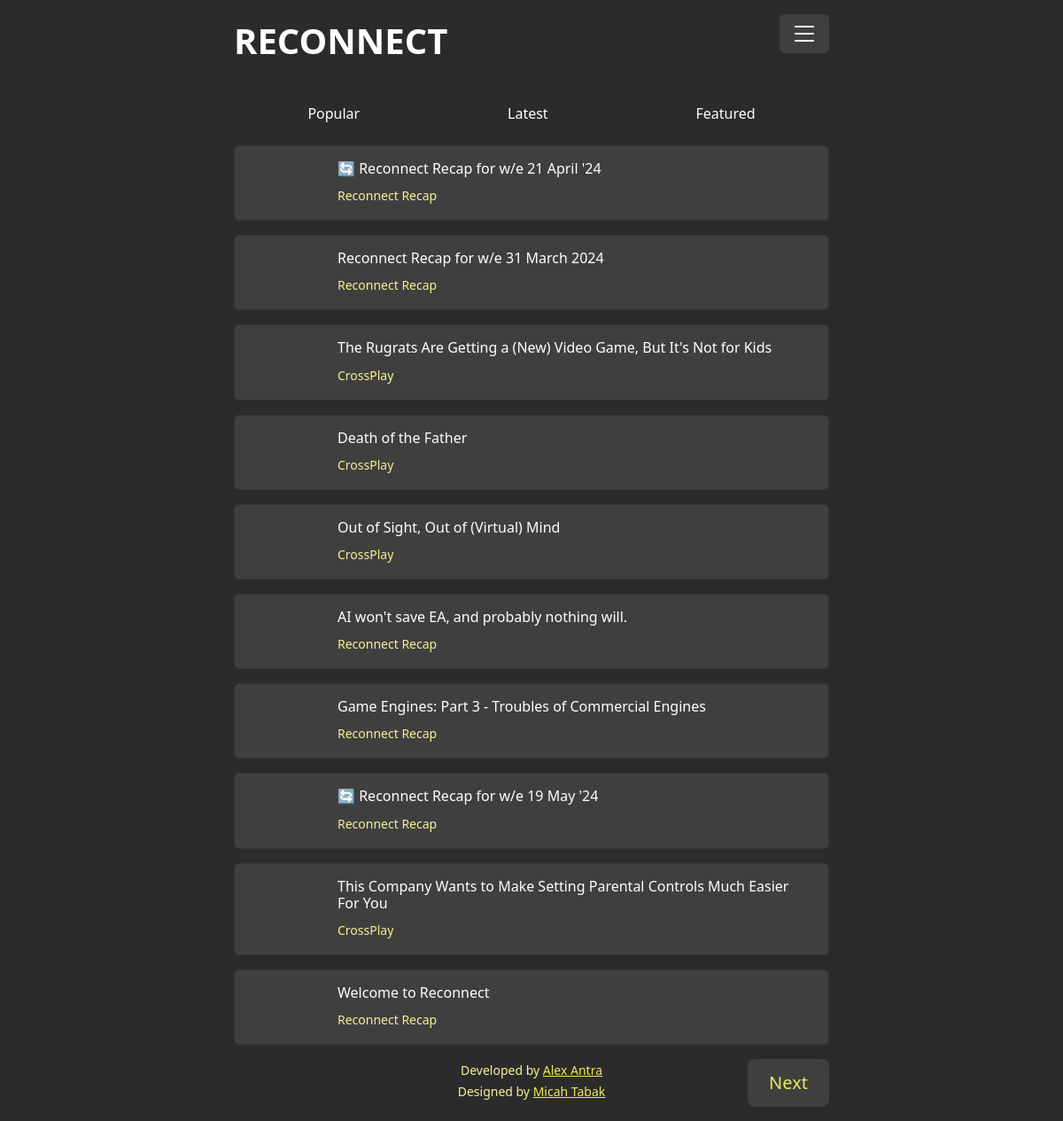
The app's page /random with its own data.
### website/models.py (models this page shows, shortened)
class Articles(models.Model):
    id          = models.UUIDField(primary_key=True,default=uuid.uuid4)
    title       = models.CharField(max_length=256,blank=False,null=False,help_text="", verbose_name="Article Title")
    url         = models.URLField(blank=False,null=False, help_text="", verbose_name="Article URL")
    image_url   = models.CharField(max_length=512,blank=False,null=False,help_text="", verbose_name="Image Reference")
    site        = models.ForeignKey(Sites, on_delete=models.PROTECT)
    published   = models.DateField(null=True, blank=True, help_text="The date the article was published", verbose_name="Published Date")
    created     = models.DateTimeField(auto_now_add=True,null=True, blank=True, help_text="The date the article was created in the site", verbose_name="Created Date")
    boost       = models.FloatField(default=0,blank=False,help_text="Boosts the article artificially",verbose_name="Boost Count")
    clicks      = models.FloatField(default=0,blank=False,help_text="Count of link clicks",verbose_name="Click Count")
    modifier    = models.FloatField(default=1,blank=False,help_text="",verbose_name="Modifier Score")
    rank        = models.GeneratedField(
                    expression=((F("clicks")+ F("boost")) * F("modifier")),
                    output_field=models.IntegerField(default=0,blank=False,help_text="Rank in the feed", verbose_name="Rank Score"),
                    db_persist=True,
                )
    hidden      = models.BooleanField(default=False, help_text="The article is hidden", verbose_name="Article Hidden")
    site_hide   = models.BooleanField(default=False, help_text="The parent site is hidden", verbose_name="Site Hidden")
    curated     = models.BooleanField(default=False, help_text="The article is curate", verbose_name="Article Curated")
    class Meta:
        db_table = "articles"
        ordering = ['created']
        verbose_name = "Articles"
        verbose_name_plural = "Articles"
        constraints = [models.UniqueConstraint(fields=["url"], name='unique_url')]
        indexes = [
            models.Index(fields=['hidden'], name='hidden_idx'),
            models.Index(fields=['site_hide'], name='site_hide_idx'),
            models.Index(fields=['-curated'], name='curated_idx'),
            models.Index(fields=['-published'], name='published_idx'),
        ]

class Sites(models.Model):
    id          = models.UUIDField(primary_key=True,default=uuid.uuid4)
    name        = models.CharField(max_length=256,blank=False,null=False,help_text="Name of the Site", verbose_name="Name")
    url         = models.URLField(blank=False,null=False, help_text="Top level URL of the Site", verbose_name="Site URL")
    feed        = models.URLField(blank=False,null=False, help_text="The URL of the Feed", verbose_name="Feed URL")
    feed_type   = models.ForeignKey(Logic, on_delete=models.PROTECT, limit_choices_to=models.Q(category="METHOD"))
    description = models.TextField(max_length=2000, blank=False,null=False,help_text="Explanation of the site", verbose_name="Site Description")
    logo        = models.ImageField(upload_to='sites', max_length=512,help_text="Upload the sites logo", verbose_name="Site Logo")
    modifier    = models.FloatField(default=1, blank=False, help_text="Rank Modifier", verbose_name="Modifier Value")
    hidden      = models.BooleanField(default=False, help_text="Indicates whether the site is hidden", verbose_name="Site Hidden")
    class Meta:
        db_table = "sites"
        ordering = ['name']
        verbose_name = "Sites"
        verbose_name_plural = "Sites"
    def __str__(self):
        return self.name

### website/views.py (the view)
# urls.py: 2. Add a URL to urlpatterns:  path('', Home.as_view(), name='home')
@csrf_protect
def Home(request,filtr):
    if not request.session.exists(request.session.session_key):
        request.session.create()
    session = request.session.session_key
    f = filtr   # filter for page view type
    p = 10      # page limit
    page = request.GET.get("page")
    if f == 1: # Newest
        items = ContentQuery(f)
    elif f == 2: #Curated
        items = ContentQuery(f)
    elif f == 3: #Random
        items = ContentQuery(f)
    else: # Trending
        items = ContentQuery(f)
    paginator = Paginator(items,p)
    page_obj = paginator.get_page(page)
    try:
        content = paginator.page(page)
    except PageNotAnInteger:
        content = paginator.page(1)
    except EmptyPage:
        content = paginator.page(paginator.num_pages)
    context = {
        "session"       : session,
        "content"       : content,
        "filtr"         : f,
        "page_obj"      : page_obj,
    }
    return render(request,'home.html',context)

### website/views.py (called while the page is built)
def ContentQuery(filtr):
        f = filtr
        date_start  = date.today()
        date_end    = date_start - timedelta(days=90)
        query       = Articles.objects.filter(hidden=False,site_hide=False,published__range=[date_end,date_start]).order_by('-published')
        if f == 1: # Newest
            content = query.filter(hidden=False,site_hide=False).select_related("site").order_by('-published')[:100]
        elif f == 2: #Curated
            content = query.filter(hidden=False,site_hide=False,curated=True).select_related("site").order_by('-published')[:20]
        elif f == 3: #Random
            content = query.filter(hidden=False,site_hide=False).select_related("site").order_by('?')[:100]
        else: # Trending
            content = query.filter(hidden=False,site_hide=False).select_related("site").order_by('-rank','-published')[:100]
        return(content)

### website/templates/home.html
{% extends "base.html" %}
{% block content %}
{% load static %}
<div class="container my-3">
{% include "filter.html" %}
</div>
<div class="container">
{% include "content.html" %}
</div>
<div class="container">
{% include "pagination.html" %}
</div>
{% endblock %}

### website/templates/content.html (shortened to what this page needs)
{% for c in content %}
<div class="card mb-3 BG_SecDark">
    <div class="row g-0">
      <div class="col-1" style="width: 100px;">
        <div class="rounded-start" style="background-image: url({{c.image_url}}); height: 100%; width: 100px; background-position: 50% 50%; background-size: 300px;"></div>
      </div>
      <div class="col">
        <div class="card-body">
          <h6 class="card-title"><a href="{{c.url}}" target="_blank" onclick="castVote('{{c.id}}','{{session}}','{{ csrf_token }}')" class="TC_White TD_None">{{c.title}}</a></h6>
          <p class="card-text"><small class="text-muted"><a href="/more/{{c.site.id}}" target="_blank" class="TC_SecYellow TD_None">{{c.site}}</a>
            </small></p>
        </div>
      </div>
    </div>
  </div>
{% endfor %}

### website/static/CSS/custom.css (style rules this page uses)
:root { --PrimaryDark: #2B2B2B; --SecondaryDark: #3f3f3f; --PrimaryYellow: #ebeb5d; --SecondaryYellow: #f4f296; }
body { background-color: var(--PrimaryDark) !important; color: white !important; }
.BG_SecDark { background-color: var(--SecondaryDark) !important; }
.TC_SecYellow { color: var(--SecondaryYellow) !important; }
.TC_White { color: white !important; }
.TD_None { text-decoration: none !important; }

### records on screen
Articles: title "🔄 Reconnect Recap for w/e 21 April '24", site "Reconnect Recap"
Articles: title "Reconnect Recap for w/e 31 March 2024", site "Reconnect Recap"
Articles: title "The Rugrats Are Getting a (New) Video Game, But It's Not for Kids", site "CrossPlay"
Articles: title "Death of the Father", site "CrossPlay"
Articles: title "Out of Sight, Out of (Virtual) Mind", site "CrossPlay"
Articles: title "AI won't save EA, and probably nothing will.", site "Reconnect Recap"
Articles: title "Game Engines: Part 3 - Troubles of Commercial Engines", site "Reconnect Recap"
Articles: title "🔄 Reconnect Recap for w/e 19 May '24", site "Reconnect Recap"
Articles: title "This Company Wants to Make Setting Parental Controls Much Easier For You", site "CrossPlay"
Articles: title "Welcome to Reconnect", site "Reconnect Recap"
